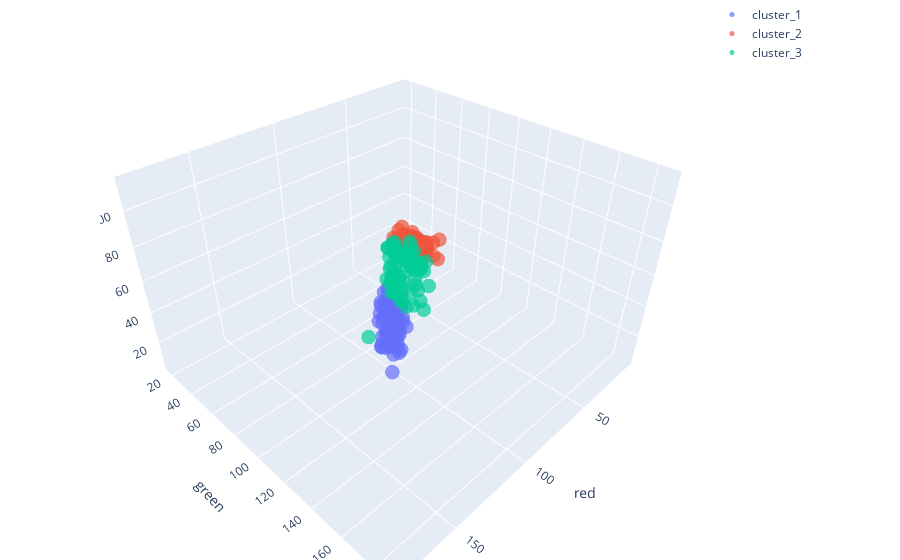

Notebook code for this chart:
### Code cell
import plotly
import plotly.express as px
import plotly.graph_objs as go

centers = obj_g["centers"]
labels  = obj_g["labels"]

colors     = ["rgb(%d, %d, %d)" % tuple(color.tolist()) for color in centers]
dfs        = df.iloc[::100]
labels_sub = labels[::100]
ls_points  = []
for i in range(3):
    ls_points += [go.Scatter3d(x=dfs.loc[labels_sub==i, "red"],
                               y=dfs.loc[labels_sub==i, "green"],
                               z=dfs.loc[labels_sub==i, "blue"],
                               mode='markers', name='cluster_%d' % (i + 1),
                               marker=dict(size=5, symbol='circle', opacity=0.7))]
# layout
layout = go.Layout(scene=dict(xaxis=dict(title="red"),
                              yaxis=dict(title="green"),
                              zaxis=dict(title="blue")),
                   margin=dict(l=100, r=200, b=0, t=0))
# show
fig = go.Figure(data=ls_points, layout=layout)
fig.show()

### Figure 1 — Plotly figure (JSON) as saved in the notebook; plotly's stock layout.template omitted (floating-point values rounded to 4 significant figures)
{"data": [{"marker": {"opacity": 0.7, "size": 5, "symbol": "circle"}, "mode": "markers", "name": "cluster_1", "type": "scatter3d", "x": [134, 150, 130, 157, 129, 143, 137, 141, 134, 117, 137, 130, 132, 147, 138, 146, 103, 126, 133, 144, 129, 130, 148, 136, 110, 111, 93, 107, 130, 143, 110, 144, 146, 150, 138, 140, 154, 141, 141, 131, 141, 151, 157, 142, 157, 148, 116, 145, 146, 157, 151, 133, 126, 102, 125, 125, 133, 141, 117, 129, 150, 164, 146, 145, 150, 117, 120, 180, 135, 150, 103, 120, 151, 148, 134, 182, 119, 128, 143, 143, 175, 162, 153, 145, 154, 99, 140, 124, 143, 162, 141, 123, 121, 125, 162, 110, 159, 152, 152, 141, 129, 145, 134, 127], "y": [135, 156, 133, 158, 137, 148, 138, 141, 140, 121, 146, 135, 139, 153, 137, 147, 108, 125, 140, 144, 130, 130, 152, 135, 109, 105, 93, 109, 128, 149, 104, 151, 148, 155, 147, 141, 161, 146, 146, 133, 152, 148, 165, 144, 161, 150, 116, 143, 148, 157, 152, 139, 131, 101, 125, 129, 128, 144, 117, 129, 149, 170, 144, 151, 151, 119, 117, 179, 136, 152, 105, 125, 151, 148, 136, 186, 119, 126, 147, 140, 174, 162, 154, 150, 152, 102, 142, 127, 138, 163, 145, 128, 129, 125, 165, 109, 159, 155, 153, 142, 131, 147, 138, 132], "z": [75, 96, 76, 98, 80, 82, 80, 79, 76, 62, 81, 77, 69, 83, 83, 90, 52, 68, 72, 80, 72, 70, 91, 79, 65, 55, 43, 62, 77, 89, 52, 81, 82, 88, 84, 81, 84, 79, 79, 70, 84, 77, 90, 79, 85, 77, 56, 86, 99, 93, 82, 75, 67, 53, 73, 70, 73, 73, 57, 67, 93, 98, 87, 77, 91, 53, 72, 114, 78, 79, 58, 69, 97, 84, 71, 109, 69, 69, 88, 73, 109, 92, 96, 84, 93, 49, 79, 80, 80, 95, 86, 70, 70, 63, 96, 53, 95, 84, 93, 74, 68, 82, 79, 68]}, {"marker": {"opacity": 0.7, "size": 5, "symbol": "circle"}, "mode": "markers", "name": "cluster_2", "type": "scatter3d", "x": [37, 31, 45, 28, 15, 25, 24, 19, 33, 13, 40, 9, 30, 26, 27, 31, 18, 22, 21, 19, 17, 33, 32, 32, 20, 8, 26, 43, 22, 36, 41, 39, 41, 29, 36, 32, 30, 16, 20, 27, 26, 14, 9, 24, 29, 36, 29, 17, 38, 34, 33, 36, 18, 36, 28, 30, 29, 28, 36, 40, 26, 28, 38, 27, 22, 20, 43, 45, 21, 30, 10, 29, 26, 23, 21, 38, 27, 24, 40, 26, 18, 31, 36, 30, 32, 19, 26, 19, 17, 16, 25, 25, 21, 24, 29, 28, 18, 14, 23, 30, 31, 25, 20, 26, 29, 20, 34, 16, 22, 29, 26, 24, 22, 21, 16, 34, 31, 30, 26, 31, 23, 33], "y": [49, 37, 68, 40, 23, 44, 43, 29, 51, 38, 61, 26, 61, 48, 40, 53, 35, 48, 45, 36, 34, 59, 53, 58, 37, 30, 47, 78, 51, 71, 64, 48, 66, 55, 59, 56, 39, 23, 28, 30, 56, 27, 27, 44, 37, 63, 53, 30, 77, 54, 53, 55, 44, 66, 50, 51, 48, 51, 65, 60, 43, 42, 67, 47, 45, 38, 82, 74, 50, 54, 20, 55, 40, 48, 38, 53, 52, 40, 69, 46, 19, 40, 47, 48, 44, 33, 45, 37, 35, 33, 44, 42, 47, 48, 52, 58, 33, 25, 36, 47, 50, 43, 35, 50, 47, 42, 60, 30, 34, 53, 50, 41, 45, 39, 31, 53, 50, 48, 51, 61, 41, 56], "z": [29, 33, 42, 28, 12, 25, 23, 21, 35, 8, 42, 7, 30, 25, 23, 30, 16, 23, 23, 20, 16, 34, 34, 33, 19, 7, 28, 38, 21, 41, 38, 31, 37, 30, 33, 22, 36, 15, 15, 21, 30, 10, 15, 17, 24, 28, 31, 20, 33, 29, 28, 35, 15, 30, 29, 32, 28, 31, 34, 32, 27, 25, 36, 20, 25, 12, 51, 43, 20, 28, 11, 26, 27, 26, 20, 34, 30, 14, 38, 19, 14, 21, 33, 24, 30, 18, 25, 21, 21, 15, 25, 26, 20, 22, 32, 32, 14, 11, 19, 31, 31, 27, 16, 24, 35, 19, 31, 17, 24, 29, 28, 23, 25, 23, 12, 31, 31, 26, 19, 27, 15, 30]}, {"marker": {"opacity": 0.7, "size": 5, "symbol": "circle"}, "mode": "markers", "name": "cluster_3", "type": "scatter3d", "x": [78, 140, 52, 80, 74, 96, 58, 115, 24, 58, 32, 12, 35, 47, 112, 39, 62, 40, 61, 39, 66, 76, 51, 112, 156, 102, 94, 36, 61, 65, 41, 42, 73, 118, 89, 151, 99, 38, 21, 45, 47, 130, 71, 85, 115, 106, 76, 133, 26, 78, 115, 49, 55, 115, 75, 91, 102, 119, 66, 70, 117, 119, 85, 93, 104], "y": [80, 151, 57, 84, 83, 104, 55, 116, 26, 81, 51, 30, 37, 70, 134, 42, 82, 50, 76, 55, 82, 99, 67, 128, 146, 103, 96, 32, 76, 67, 41, 63, 102, 127, 96, 154, 99, 63, 35, 70, 66, 151, 82, 95, 124, 125, 80, 141, 31, 80, 122, 58, 70, 117, 80, 102, 100, 120, 93, 88, 137, 133, 86, 111, 107], "z": [31, 93, 37, 57, 54, 47, 40, 74, 13, 39, 19, 4, 26, 26, 88, 11, 29, 25, 53, 26, 43, 55, 30, 66, 84, 71, 56, 20, 55, 17, 29, 24, 44, 72, 55, 107, 73, 23, 10, 30, 38, 86, 50, 45, 79, 70, 43, 90, 9, 58, 78, 29, 37, 78, 57, 62, 62, 86, 52, 46, 76, 80, 46, 63, 62]}], "layout": {"margin": {"b": 0, "l": 100, "r": 200, "t": 0}, "scene": {"xaxis": {"title": {"text": "red"}}, "yaxis": {"title": {"text": "green"}}, "zaxis": {"title": {"text": "blue"}}}}}
